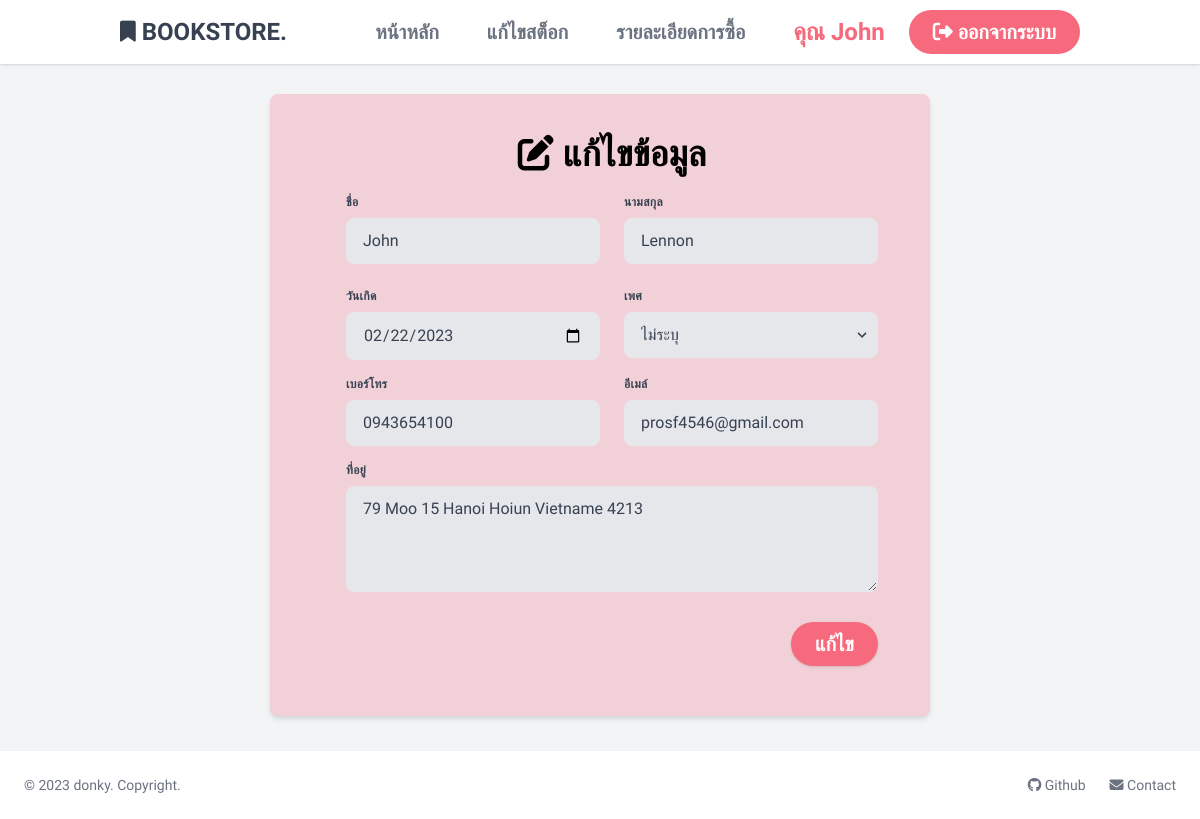
The page /editInfo.php (signed in) on the database its author committed.
### tables this page shows
CREATE TABLE employees (
   EmployeeID int NOT NULL AUTO_INCREMENT,
   emp_name VARCHAR(100) NOT NULL,
   emp_lname VARCHAR(100) NOT NULL,
   emp_sex VARCHAR(3),
   emp_BOD DATE,
   emp_addr VARCHAR(255),
   emp_tel VARCHAR(25) NOT NULL,
   emp_email VARCHAR(50) NOT NULL,
   emp_update DATE NOT NULL,
   emp_username VARCHAR(50) NOT NULL,
   emp_password VARCHAR(255) NOT NULL,
   emp_admin int(2) NOT NULL,
   PRIMARY KEY (EmployeeID)
);

### src/include/functions.php (called while the page is built, shortened)
<?php
function getInfo()
{
    $mysqli = connect();
    $sql = "SELECT * FROM employees WHERE EmployeeID = ?";
    $stmt = $mysqli->prepare($sql);
    $stmt->bind_param("s", $_SESSION["EmployeeID"]);
    $stmt->execute();
    $result = $stmt->get_result();
    $data = $result->fetch_assoc();
    return $data;
}

### src/editInfo.php (the view, shortened to what this page needs)
<!DOCTYPE html>
<html lang="en">
<head>
    <?php
    require("./include/head.php");
    ?>
</head>
<body class="bg-gray-100">
    <?php
    if (isset($_SESSION["EmployeeID"])) {
        $info = getInfo();
    }
    include("./include/nav.php");
    ?>
    <br>
    <div style="margin-top: 20px; margin-bottom:35px; padding:50px 50px 0; height:auto; ">
        <div style="width:60%; margin:auto;" class="bg-superpink shadow-md py-10 rounded-lg h-auto content-center">
            <div class="h-auto mx-10 flex grid-cols-2 auto-cols-max">
                <div class="pl-9 content-center">
                    <form action="./editInfo.php" method="POST">
                        <h1 class="text-4xl pb-5 font-extrabold text-center"><i class="fa-solid fa-pen-to-square"></i> แก้ไขข้อมูล</h1>
                        <div class="flex flex-wrap -mx-3 mb-3">
                            <div class="w-full md:w-1/2 px-3 mb-6 md:mb-0">
                                <label class="block uppercase tracking-wide text-gray-700 text-xs font-bold mb-2" for="grid-first-name">
                                    ชื่อ
                                </label>
                                <input name="emp_name" class="appearance-none block w-full bg-gray-200 text-gray-700 border rounded-lg py-3 px-4 mb-3 leading-tight focus:outline-none focus:bg-white" id="grid-first-name" type="text" value="<?php echo $info["emp_name"]; ?>">
                            </div>
                            <div class="w-full md:w-1/2 px-3 mb-6 md:mb-0">
                                <label class="block uppercase tracking-wide text-gray-700 text-xs font-bold mb-2" for="grid-first-name">
                                    นามสกุล
                                </label>
                                <input name="emp_lname" class="appearance-none block w-full bg-gray-200 text-gray-700 border rounded-lg py-3 px-4 mb-3 leading-tight focus:outline-none focus:bg-white" id="grid-first-name" type="text" value="<?php echo $info["emp_lname"]; ?>">
                            </div>
                        </div>
                        <div class="flex flex-wrap -mx-3 mb-1">
                            <div class="w-full px-3 md:w-1/2">
                                <label class="block uppercase tracking-wide text-gray-700 text-xs font-bold mb-2" for="grid-sex">
                                    วันเกิด
                                </label>
                                <input name="emp_BOD" class="appearance-none block w-full bg-gray-200 text-gray-700 border border-gray-200 rounded-lg py-3 px-4 mb-3 leading-tight focus:outline-none focus:bg-white focus:border-gray-500" id="grid-sex" type="date" value="<?php echo $info["emp_BOD"]; ?>">
                            </div>
                            <div class="w-full md:w-1/2 px-3 mb-6 md:mb-0">
                                <label class="block uppercase tracking-wide text-gray-700 text-xs font-bold mb-2" for="grid-state">
                                    เพศ
                                </label>
                                <div class="relative">
                                    <select name="emp_sex" class="block appearance-none w-full bg-gray-200 border border-gray-200 text-gray-700 py-3 px-4 mb-3 rounded-lg leading-tight focus:outline-none focus:bg-white focus:border-gray-500" id="grid-state">
                                        <option value="N" <?= $info["emp_sex"] == 'N' ? ' selected="selected"' : ''; ?>>ไม่ระบุ</option>
                                    </select>
                                    <div class="pointer-events-none absolute inset-y-0 right-0 flex items-center px-2 text-gray-700">
                                    </div>
                                </div>
                            </div>
                        </div>
                        <div class="flex flex-wrap -mx-3 mb-1">
                            <div class="w-full md:w-1/2">
                                <div class="w-full px-3">
                                    <label class="block uppercase tracking-wide text-gray-700 text-xs font-bold mb-2" for="grid-tel">
                                        เบอร์โทร
                                    </label>
                                    <input name="emp_tel" class="appearance-none block w-full bg-gray-200 text-gray-700 border border-gray-200 rounded-lg py-3 px-4 mb-3 leading-tight focus:outline-none focus:bg-white focus:border-gray-500" id="grid-tel" type="tel" value="<?php echo $info["emp_tel"]; ?>">
                                </div>
                            </div>
                            <div class="w-full md:w-1/2">
                                <div class="w-full px-3">
                                    <label class="block uppercase tracking-wide text-gray-700 text-xs font-bold mb-2" for="grid-email">
                                        อีเมล์
                                    </label>
                                    <input name="emp_email" class="appearance-none block w-full bg-gray-200 text-gray-700 border border-gray-200 rounded-lg py-3 px-4 mb-3 leading-tight focus:outline-none focus:bg-white focus:border-gray-500" id="grid-email" type="email" value="<?php echo $info["emp_email"]; ?>">
                                </div>
                            </div>
                        </div>
                        <div class="flex flex-wrap -mx-3 mb-2">
                            <div class="w-full px-3">
                                <label class="block uppercase tracking-wide text-gray-700 text-xs font-bold mb-2" for="grid-addr">
                                    ที่อยู่
                                </label>
                                <textarea name="emp_addr" class="appearance-none block w-full bg-gray-200 text-gray-700 border border-gray-200 rounded-lg py-3 px-4 mb-3 leading-tight focus:outline-none focus:bg-white focus:border-gray-500" id="grid-addr" rows="4"><?php echo $info["emp_addr"]; ?></textarea>
                            </div>
                        </div>
                        <div style=" padding:10px 0px" class="flex justify-end">
                            <div>
                                <button name="submit" class="bg-superred hover:bg-redred text-white shadow ml-3 text-xl font-bold py-2 px-6 rounded-full">
                                    แก้ไข
                                </button>
                            </div>
                        </div>
                    </form>
                </div>
            </div>
        </div>
    </div>
    <?php
    include("./include/foot.php")
    ?>
</body>
</html>

### rows shown on the page
employees: emp_name "John", emp_lname "Lennon", emp_BOD "02/22/2023", emp_sex "ไม่ระบุ", emp_tel "0943654100", emp_email "prosf4546@gmail.com", emp_addr "79 Moo 15 Hanoi Hoiun Vietname 4213"

### other values the page prints
$name "John"
